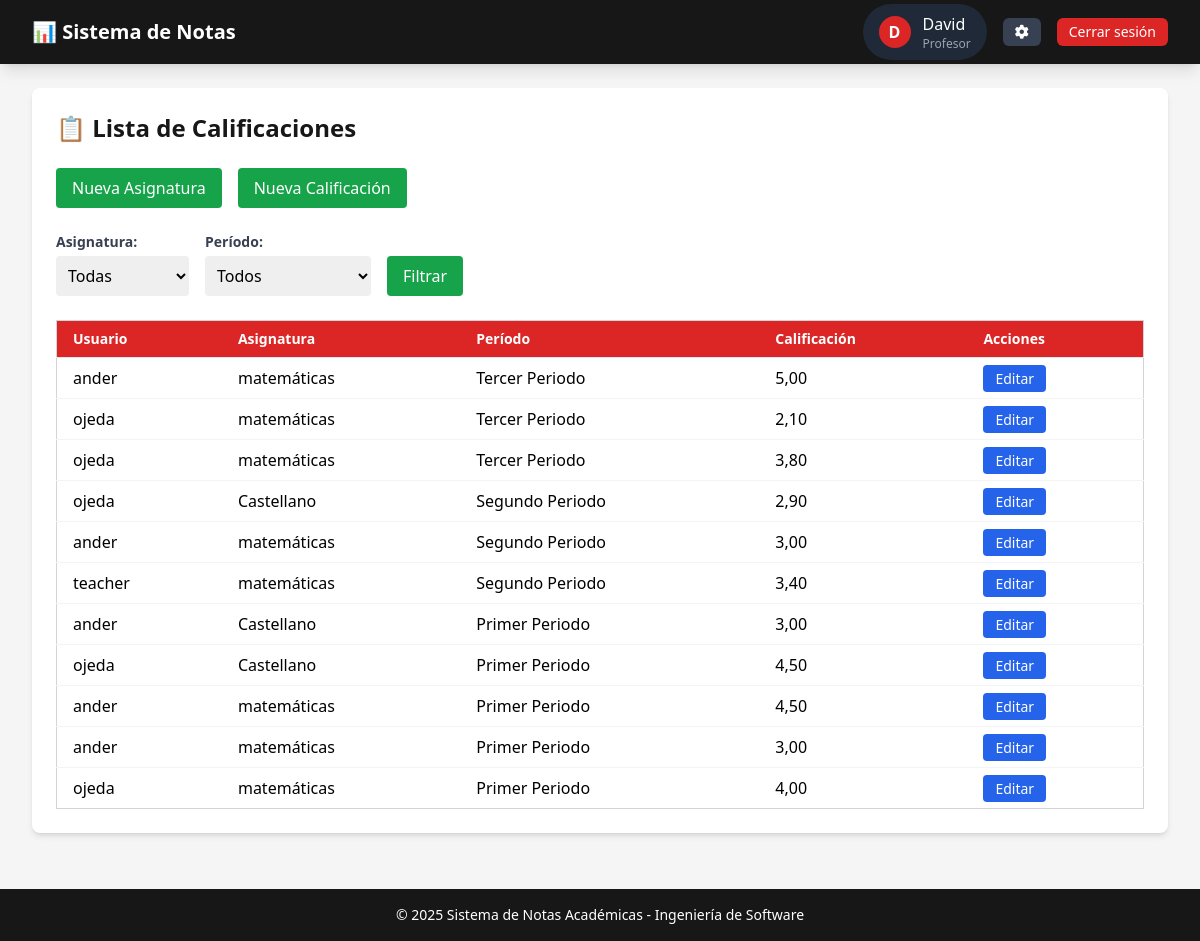
/academico/lista_calificaciones/ (signed in), run on the app's committed database.
### academico/models.py (models this page shows, shortened)
class User(AbstractUser):
    ROLES = [('admin', 'Administrador'), ('profesor', 'Profesor'), ('estudiante', 'Estudiante')]
    username = models.CharField('Nombre de usuario', max_length=30, unique=True)
    rol = models.CharField('Rol', max_length=20, choices=ROLES, default='estudiante')
    pregunta_seguridad = models.CharField('Pregunta de recuperación', max_length=200, blank=True, null=True)
    respuesta_seguridad = models.CharField('Respuesta de recuperación', max_length=200, blank=True, null=True)
    primer_inicio_sesion = models.BooleanField(default=True)
    intentos_recuperacion = models.IntegerField(default=0)
    ultimo_intento = models.DateTimeField(null=True, blank=True)
    objects = CustomUserManager()
    USERNAME_FIELD = 'username'
    REQUIRED_FIELDS = ['rol']

class Calificacion(models.Model):
    class Meta:
        indexes = [
            models.Index(fields=['estudiante', 'asignatura']),
            models.Index(fields=['periodo']),
            models.Index(fields=['profesor'])
        ]
        ordering = ['-periodo__nombre', 'asignatura__nombre']
    estudiante = models.ForeignKey(Estudiante, on_delete=models.CASCADE)
    profesor = models.ForeignKey(Profesor, on_delete=models.CASCADE)
    asignatura = models.ForeignKey(Asignatura, on_delete=models.CASCADE)
    periodo = models.ForeignKey(Periodo, on_delete=models.CASCADE)
    tipo_evaluacion = models.CharField(max_length=50, default="Final")
    nota = models.DecimalField(max_digits=4, decimal_places=2)

class Estudiante(models.Model):
    user = models.OneToOneField(settings.AUTH_USER_MODEL, on_delete=models.CASCADE)
    matricula = models.CharField(max_length=30, unique=True)

class Asignatura(models.Model):
    nombre = models.CharField(max_length=100)

class Periodo(models.Model):
    nombre = models.CharField(max_length=100)

### academico/views.py (the view)
# urls.py: path('lista_calificaciones/', views.lista_calificaciones, name='lista_calificaciones'),
@login_required
def lista_calificaciones(request):
    if request.user.rol != 'profesor':
        messages.error(request, "Acceso restringido a profesores.")
        return redirect('login')
    try:
        profesor = Profesor.objects.get(user=request.user)
    except Profesor.DoesNotExist:
        messages.error(request, "Perfil de profesor no encontrado.")
        return redirect('login')
    asignatura_id = request.GET.get('asignatura')
    periodo_id = request.GET.get('periodo')
    calificaciones = Calificacion.objects.filter(profesor=profesor).select_related('estudiante__user', 'asignatura', 'periodo')
    if asignatura_id:
        calificaciones = calificaciones.filter(asignatura_id=asignatura_id)
    if periodo_id:
        calificaciones = calificaciones.filter(periodo_id=periodo_id)
    context = {
        'calificaciones': calificaciones,
        'asignaturas': Asignatura.objects.all(),
        'periodos': Periodo.objects.all(),
        'mensaje': "No hay calificaciones registradas." if not calificaciones.exists() else None
    }
    return render(request, 'academico/calificaciones/lista_calificaciones.html', context)

### templates/academico/calificaciones/lista_calificaciones.html (shortened to what this page needs)
{% extends 'base/base_generic.html' %}
{% block content %}
<div class="bg-white p-6 rounded-lg shadow-md">
    <h2 class="text-2xl font-bold text-academic-secondary mb-6">📋 Lista de Calificaciones</h2>
    <div class="flex flex-wrap items-center gap-4 mb-6">
        <a href="{% url 'crear_asignatura' %}" class="bg-green-600 text-white px-4 py-2 rounded hover:bg-green-700 transition">Nueva Asignatura</a>
        <a href="{% url 'crear_calificacion' %}" class="bg-green-600 text-white px-4 py-2 rounded hover:bg-green-700 transition">Nueva Calificación</a>
    </div>
    <form method="get" class="flex flex-wrap gap-4 items-center mb-6">
        <div>
            <label class="block mb-1 font-semibold text-sm text-gray-700">Asignatura:</label>
            <select name="asignatura" class="border-gray-300 rounded p-2">
                <option value="">Todas</option>
            </select>
        </div>
        <div>
            <label class="block mb-1 font-semibold text-sm text-gray-700">Período:</label>
            <select name="periodo" class="border-gray-300 rounded p-2">
                <option value="">Todos</option>
            </select>
        </div>
        <div class="self-end">
            <button type="submit" class="bg-green-600 text-white px-4 py-2 rounded hover:bg-green-700 transition">Filtrar</button>
        </div>
    </form>
    <div class="overflow-x-auto">
        <table class="min-w-full divide-y divide-gray-200 border border-gray-300">
            <thead class="bg-academic-primary text-white">
                <tr>
                    <th class="px-4 py-2 text-left text-sm font-semibold">Usuario</th>
                    <th class="px-4 py-2 text-left text-sm font-semibold">Asignatura</th>
                    <th class="px-4 py-2 text-left text-sm font-semibold">Período</th>
                    <th class="px-4 py-2 text-left text-sm font-semibold">Calificación</th>
                    <th class="px-4 py-2 text-left text-sm font-semibold">Acciones</th>
                </tr>
            </thead>
            <tbody class="bg-white divide-y divide-gray-100">
                {% for calificacion in calificaciones %}
                    <tr class="hover:bg-gray-50">
                        <td class="px-4 py-2">{{ calificacion.estudiante.user.username }}</td>
                        <td class="px-4 py-2">{{ calificacion.asignatura.nombre }}</td>
                        <td class="px-4 py-2">{{ calificacion.periodo.nombre }}</td>
                        <td class="px-4 py-2">{{ calificacion.nota|default:"-"|floatformat:2 }}</td>
                        <td class="px-4 py-2">
                            <a href="{% url 'editar_calificacion' calificacion.id %}"
                               class="bg-blue-600 text-white px-3 py-1 rounded hover:bg-blue-700 transition text-sm">
                                Editar
                            </a>
                        </td>
                    </tr>
                {% empty %}
                    <tr>
                        <td colspan="5" class="px-4 py-4 text-center text-gray-500">No hay calificaciones registradas.</td>
                    </tr>
                {% endfor %}
            </tbody>
        </table>
    </div>
</div>
{% endblock %}

### templates/base/components/navbar.html (shortened to what this page needs)
<nav class="bg-academic-secondary shadow-lg">
    <div class="max-w-7xl mx-auto px-4 sm:px-6 lg:px-8">
        <div class="flex items-center justify-between h-16">
            <div class="flex items-center">
                <div class="flex-shrink-0">
                    <span class="text-white font-bold text-xl">📊 Sistema de Notas</span>
                </div>
            </div>
            <div class="flex items-center">
                {% if user.is_authenticated %}
                <div class="relative flex items-center space-x-4">
                    <div class="flex items-center space-x-3 bg-gray-800 rounded-full px-4 py-2">
                        <div class="w-8 h-8 rounded-full bg-academic-primary flex items-center justify-center text-white font-bold">
                            {{ user.username|make_list|first|upper }}
                        </div>
                        <div class="flex flex-col">
                            <span class="text-white font-medium">{{ user.username }}</span>
                            <span class="text-gray-400 text-xs">{{ user.get_rol_display }}</span>
                        </div>
                    </div>
                    <button id="configBtn" type="button" class="px-3 py-1 rounded-md text-sm font-medium text-white bg-gray-700 hover:bg-gray-600 transition duration-300 ease-in-out transform hover:scale-105">
                        <i class="fas fa-cog hover:animate-spin"></i>
                    </button>
                    <a href="{% url 'logout' %}" class="px-3 py-1 rounded-md text-sm font-medium text-white bg-academic-primary hover:bg-red-700 transition duration-300 ease-in-out transform hover:scale-105">
                        Cerrar sesión
                    </a>
                </div>
                {% endif %}
            </div>
        </div>
    </div>
</nav>

### data on the page
User: username|make_list "D", username "David", rol "Profesor"
Calificacion: estudiante.user.username "ander", asignatura.nombre "matemáticas", periodo.nombre "Tercer Periodo", nota "5,00"
Calificacion: estudiante.user.username "ojeda", asignatura.nombre "matemáticas", periodo.nombre "Tercer Periodo", nota "2,10"
Calificacion: estudiante.user.username "ojeda", asignatura.nombre "matemáticas", periodo.nombre "Tercer Periodo", nota "3,80"
Calificacion: estudiante.user.username "ojeda", asignatura.nombre "Castellano", periodo.nombre "Segundo Periodo", nota "2,90"
Calificacion: estudiante.user.username "ander", asignatura.nombre "matemáticas", periodo.nombre "Segundo Periodo", nota "3,00"
Calificacion: estudiante.user.username "teacher", asignatura.nombre "matemáticas", periodo.nombre "Segundo Periodo", nota "3,40"
Calificacion: estudiante.user.username "ander", asignatura.nombre "Castellano", periodo.nombre "Primer Periodo", nota "3,00"
Calificacion: estudiante.user.username "ojeda", asignatura.nombre "Castellano", periodo.nombre "Primer Periodo", nota "4,50"
Calificacion: estudiante.user.username "ander", asignatura.nombre "matemáticas", periodo.nombre "Primer Periodo", nota "4,50"
Calificacion: estudiante.user.username "ander", asignatura.nombre "matemáticas", periodo.nombre "Primer Periodo", nota "3,00"
Calificacion: estudiante.user.username "ojeda", asignatura.nombre "matemáticas", periodo.nombre "Primer Periodo", nota "4,00"
